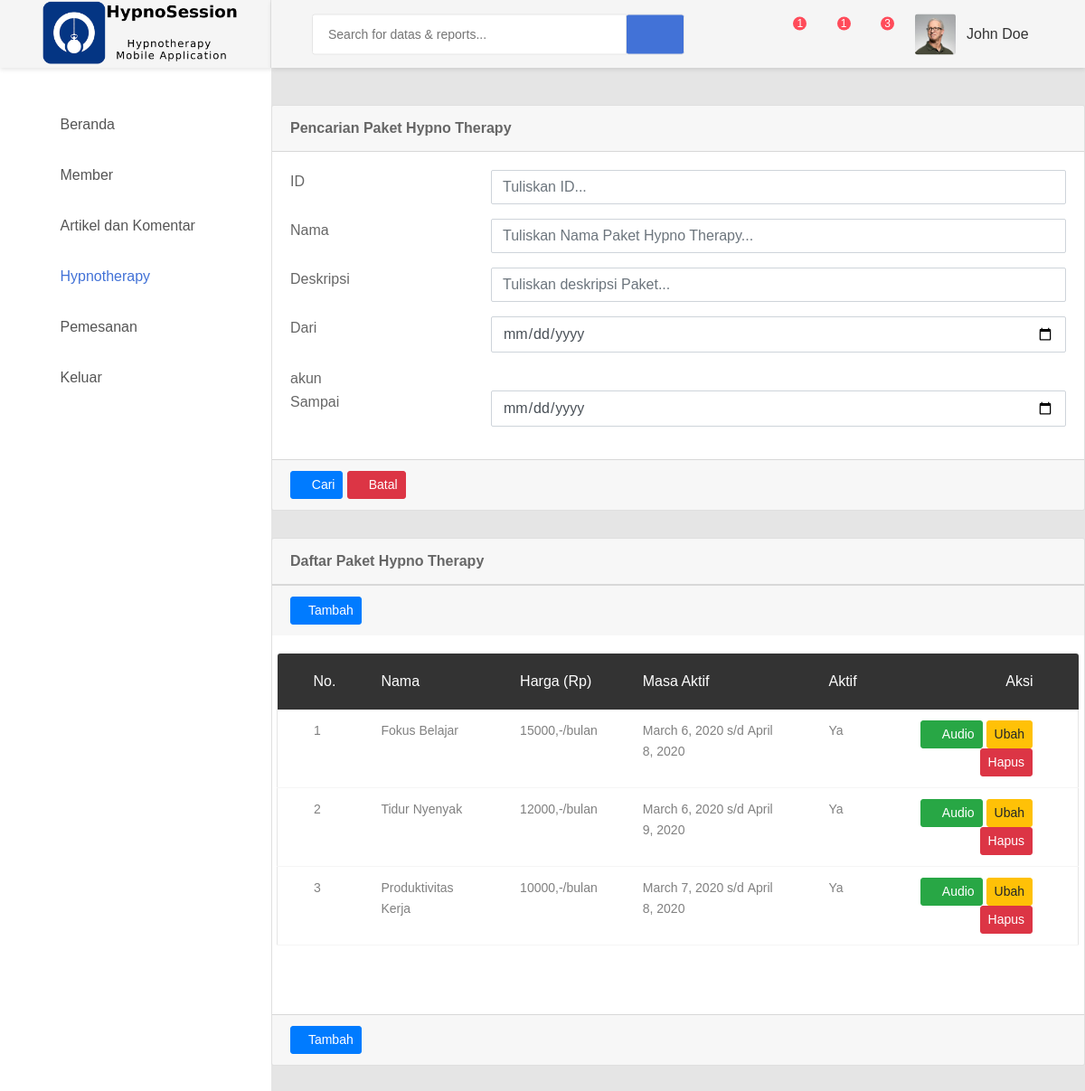
Page /hypno/ on the earlier database version.
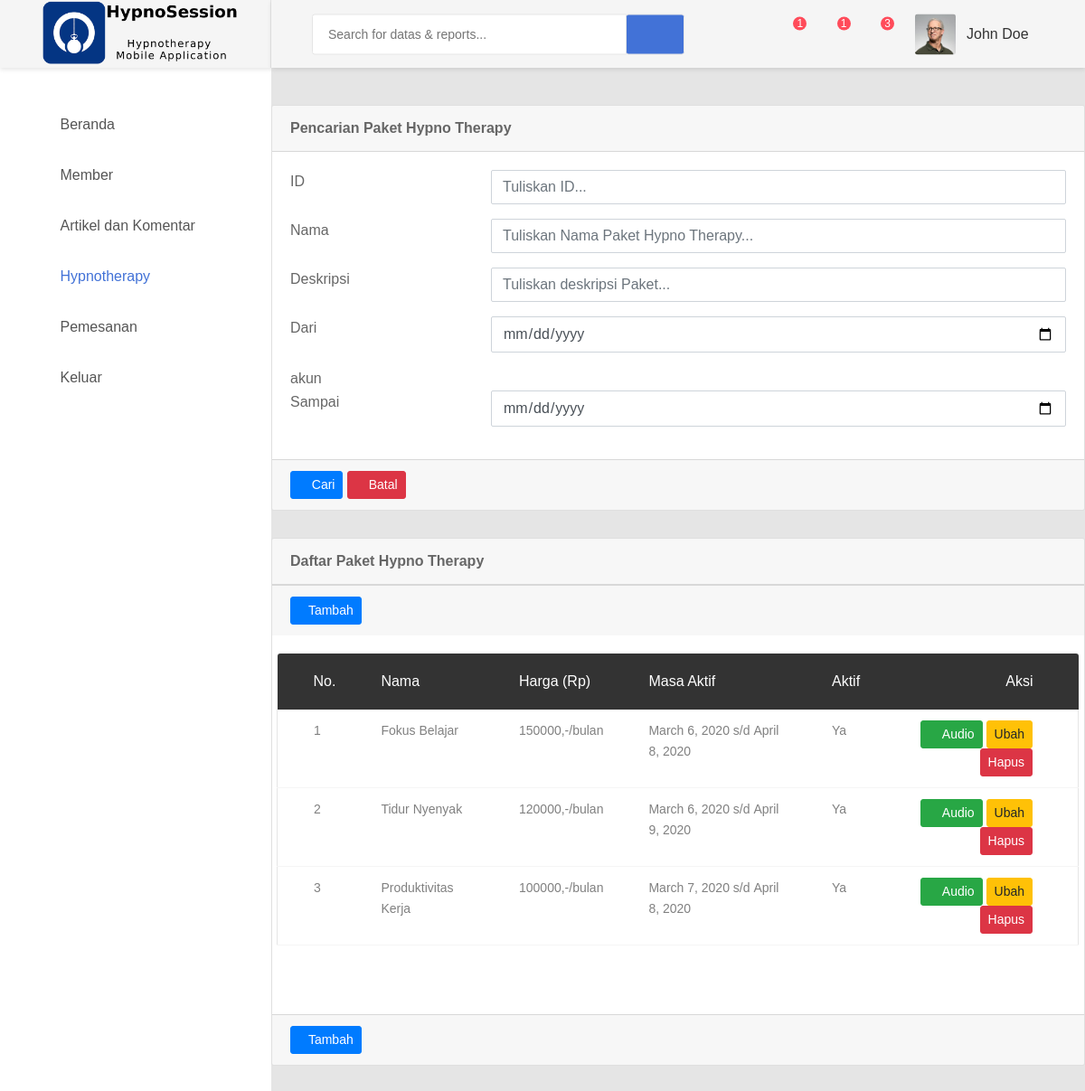
Same page on the later database version.
### hypno/models.py (models this page shows, shortened)
class PaketTerapi(models.Model):
    ikon_src = models.TextField(null=True)
    nama = models.CharField(max_length=100)
    deskripsi = models.TextField()
    harga = models.IntegerField()
    aktif = models.BooleanField()
    mulai = models.DateField()
    akhir = models.DateField()
    publikasi = models.DateTimeField(auto_now_add=True)
    update = models.DateTimeField(auto_now=True)
    class Meta:
        db_table = 'paket_terapi'

### hypno/views.py (the view)
# urls.py: path('', views.index, name='index'),
def index(request):
    paket = PaketTerapi.objects.all()
    context = {
        'paket': paket,
        'view': 'hypno',
        'title': 'Paket Hypnotherapy',
    }
    return render(request, 'hypno/index.html', context)

### hypno/templates/hypno/index.html (shortened to what the changed rows need)
{% extends "base.html" %}
{% block content %}
<div class="card">
    <div class="card-body card-block">
        <div class="row form-group">
            <div class="table-responsive m-b-40">
                <table class="table table-borderless table-data3">
                    <thead>
                        <tr>
                            <th>No.</th>
                            <th>Nama</th>
                            <th>Harga&nbsp;(Rp)</th>
                            <th>Masa Aktif</th>
                            <th>Aktif</th>
                            <th>Aksi</th>
                        </tr>
                    </thead>
                    <tbody>
                        {% for pk in paket %}
                        <tr>
                            <td>{{ forloop.counter }}</td>
                            <td>{{ pk.nama }}</td>
                            <td>{{ pk.harga }},-/bulan</td>
                            <td>{{ pk.mulai }}&nbsp;s/d&nbsp;{{ pk.akhir }}</td>
                            <td>
                                {% if pk.aktif %}
                                Ya
                                {% else %}
                                Tidak
                                {% endif %}
                            </td>
                            <td>
                                <a class="btn btn-success btn-sm" href="/hypno/upload/{{ pk.id }}" role="button"><i
                                        class="fa fa-upload"></i>&nbsp;Audio</a>
                                <a class="btn btn-warning btn-sm" href="/hypno/edit/{{ pk.id }}" role="button">Ubah</a>
                                <a class="btn btn-danger btn-sm" href="/hypno/delete/{{ pk.id }}"
                                    role="button">Hapus</a>
                            </td>
                        </tr>
                        {% endfor %}
                    </tbody>
                </table>
            </div>
        </div>
    </div>
</div>
{% endblock %}

Differences in the rows shown:
changed PaketTerapi "Fokus Belajar": harga "15000" → "150000"
changed PaketTerapi "Tidur Nyenyak": harga "12000" → "120000"
changed PaketTerapi "Produktivitas Kerja": harga "10000" → "100000"
